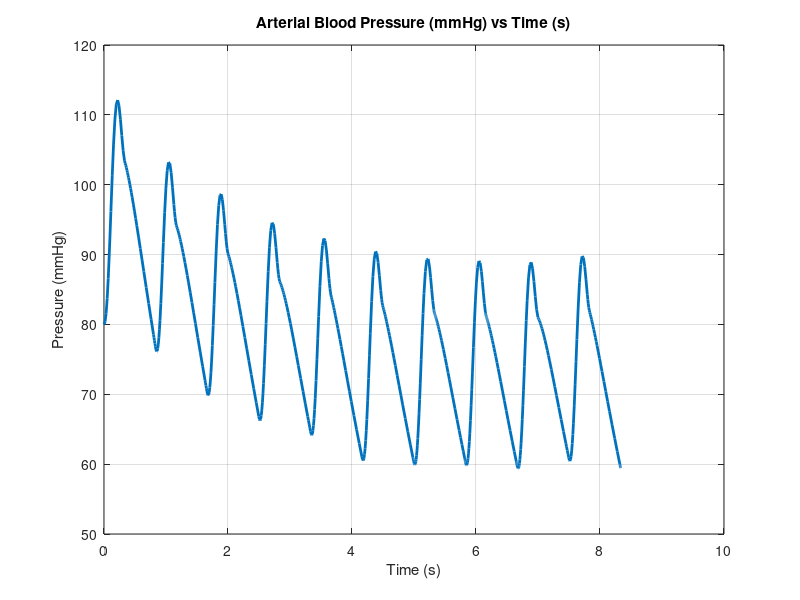

Write MATLAB code to recreate this figure.
clear
clc


%Initial condition
I0 = 350;

%Cardiac period Tc and systolic duration Ts
Tc = 60/72;     
Ts = (2/5)*Tc;  

%Modify parameter here to change time span
time_span = 10;

%Keep Constant
R = 1.05; C = 1.28; R1 = 0.046; L = 0.0072;

% Input Signal Functions

%Blood flow function I(t)
I = @(t) I0*sin((pi*mod(t,Tc))/Ts).^2.*(mod(t,Tc)<=Ts);

%Blood flow first derivative  I'(t)
Idot = @(t) I0*2*sin(pi*mod(t,Tc)/Ts).*cos(pi*mod(t,Tc)/Ts)*pi/Ts.*(mod(t,Tc)<=Ts);

%Blood flow second derivative I"(t)
Idotdot = @(t) I0*2*(cos(pi*mod(t,Tc)/Ts).^2 - sin(pi*mod(t,Tc)/Ts).^2)*(pi/Ts)^2.*(mod(t,Tc)<=Ts);

% 4-element Windkessel ODE - formulation online somewhere
fun = @(t,y)[y(2);
    (Idotdot(t)*(R*L*C*R1)+Idot(t)*(L*(R+R1))+I(t)*(R*R1) - (y(2)*(C*R*R1+L)+y(1)*R1))/(L*C*R)];

% Initial conditions and time span 
y0 = [80; 0];
tspan = [0 time_span*Tc];

% Solve
[T,Y] = ode45(fun,tspan,y0);



%Creating empty array for solution object
bp_data = zeros(length(Y), 2);

%Extracting solution object
for i = 1:length(Y)
    bp_data(i, 2) = Y(i);
    bp_data(i, 1) = T(i);
end 

plot(bp_data(:,1), bp_data(:,2), 'LineWidth', 2)
xlabel('Time (s)')
ylabel('Pressure (mmHg)')
title('Arterial Blood Pressure (mmHg) vs Time (s)')
grid on
